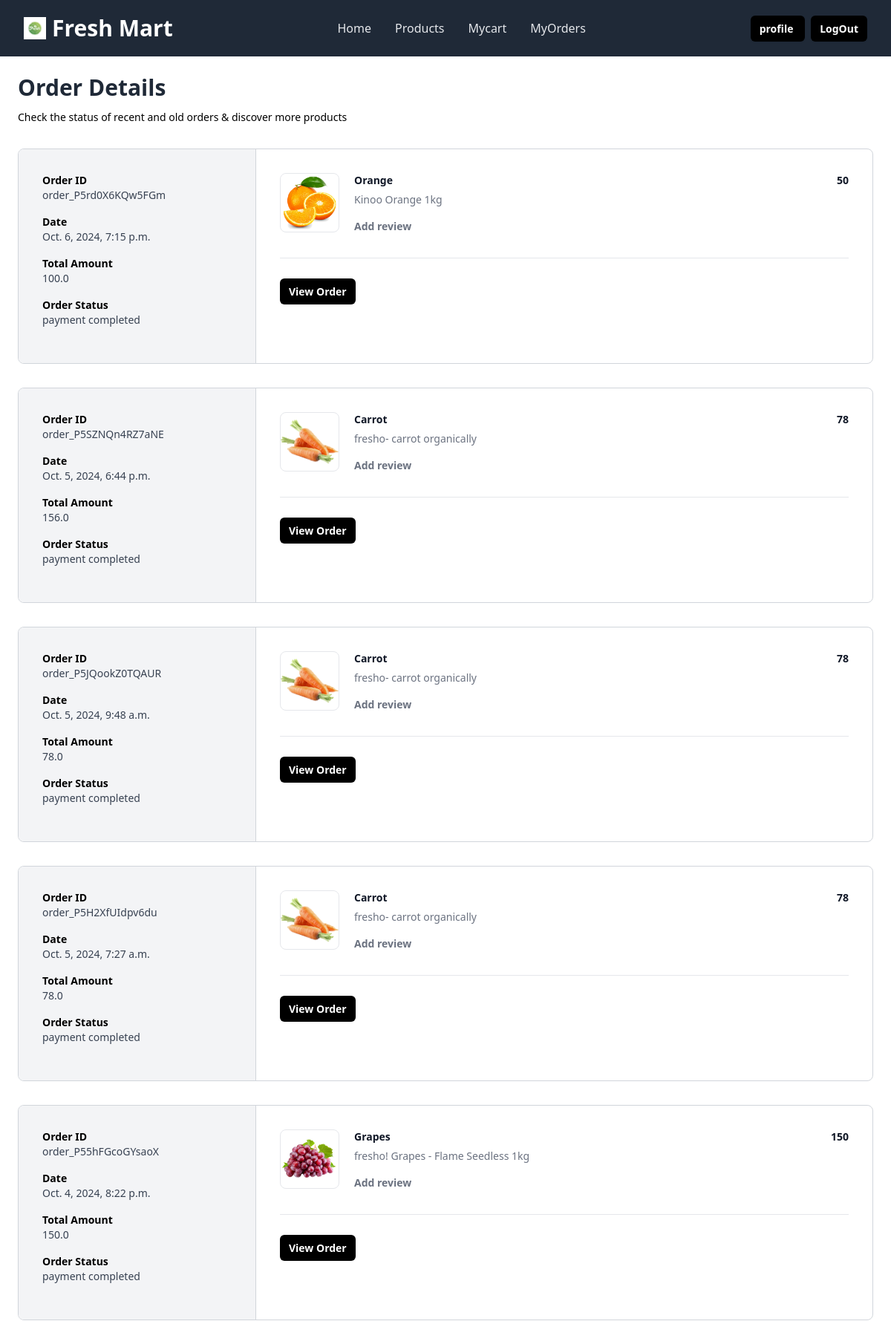
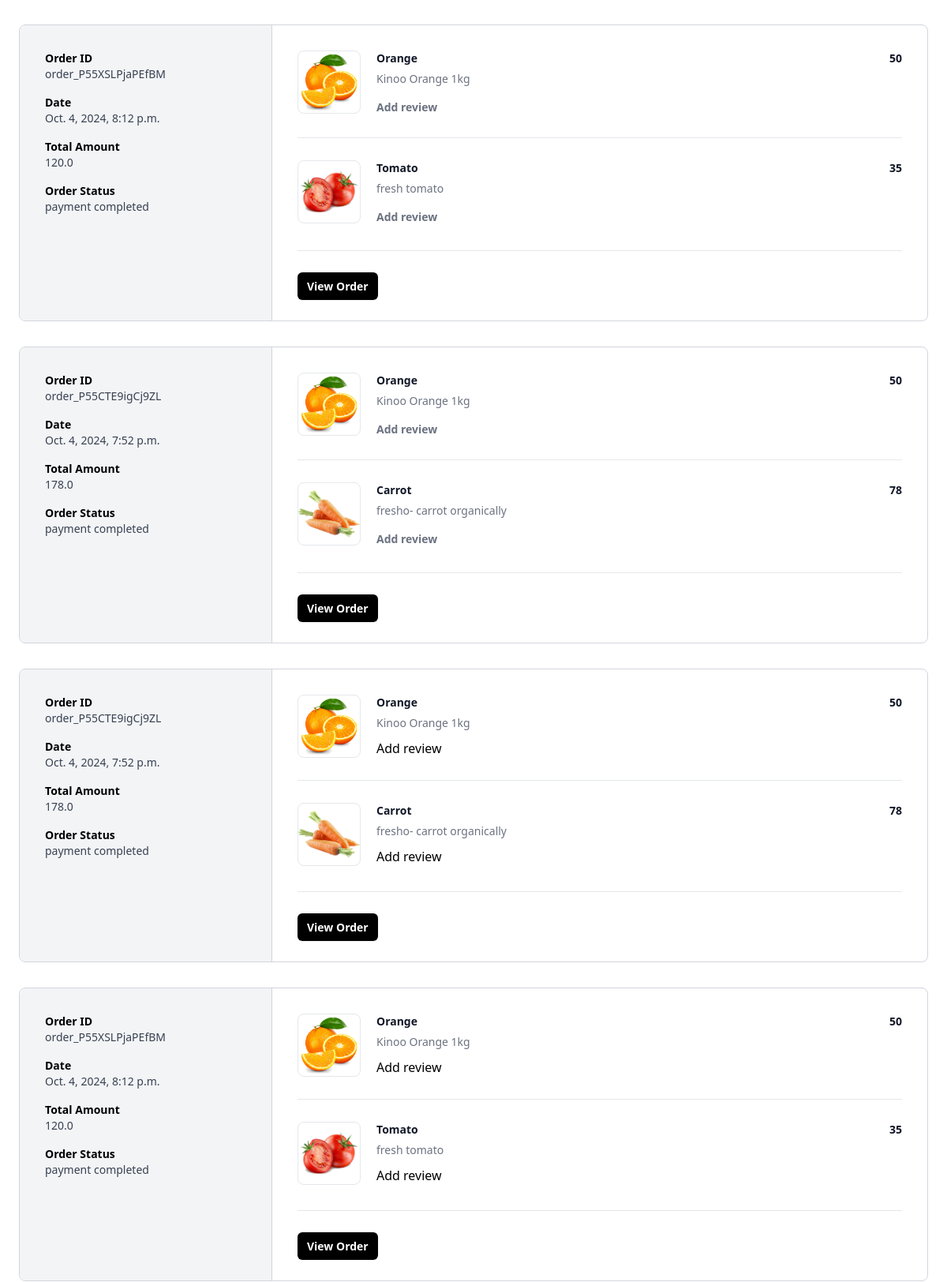
The page /order/summary/ (signed in, upper part) on the database its author committed (2 pictures, top to bottom).
### store/models.py (models this page shows, shortened)
class Ordersummary(models.Model):
    user_object=models.ForeignKey(User,on_delete=models.CASCADE,related_name="orders")
    product_objects=models.ManyToManyField(Product)
    order_id=models.CharField(max_length=200,null=True)
    payment_options=(
        ("cash","cash"),
        ("upi","upi")
    )
    payment_method=models.CharField(max_length=200,choices=payment_options,default="cash")
    name=models.CharField(max_length=200,null=True)
    address=models.CharField(max_length=200,null=True)
    pincode=models.CharField(max_length=6,null=True)
    phone=models.CharField(max_length=20,null=True,unique=True)
    is_paid=models.BooleanField(default=False)
    created_date=models.DateTimeField(auto_now_add=True)
    updated_date=models.DateTimeField(auto_now=True)
    is_active=models.BooleanField(default=True)
    total=models.FloatField(null=True)

class Product(models.Model):
    category_object=models.ForeignKey(Category,on_delete=models.CASCADE,related_name='Categories')
    product_image=models.ImageField(upload_to="product_images",default="/product_images/default.png")
    title=models.CharField(max_length=200)
    description=models.TextField(null=True)
    owner=models.ForeignKey(User,on_delete=models.CASCADE,related_name="prducts")
    price=models.PositiveIntegerField(null=True)
    created_date=models.DateTimeField(auto_now_add=True)
    updated_date=models.DateTimeField(auto_now=True)
    is_active=models.BooleanField(default=True)

### store/views.py (the view)
# urls.py: path("order/summary/",views.MyPurchaseView.as_view(),name='order-summary'),
@method_decorator(signin_required,name="dispatch")
class MyPurchaseView(View):
    model=Ordersummary
    context_object_name="orders"
    def get(self,request,*args,**kwargs):
        qs=Ordersummary.objects.filter(user_object=request.user,is_paid=True).order_by('-created_date')
        cod=Ordersummary.objects.filter(user_object=request.user,payment_method='cash')
        return render(request,"store/order_summary.html",{"orders":qs,"cod":cod})

### store/templates/store/order_summary.html
{%extends 'store/base.html'%}
{%block main_block%}
<div class="mx-auto my-4 max-w-6xl px-2 md:my-6 md:px-0">
    <h2 class="text-3xl font-bold font-extrabold text-gray-800">Order Details</h2>
    <div class="mt-3 text-sm">
      Check the status of recent and old orders &amp; discover more products
    </div>
    {%for or in orders%}
    <div class="mt-8 flex flex-col overflow-hidden rounded-lg border border-gray-300 md:flex-row">
        <div class="w-full border-r border-gray-300 bg-gray-100 md:max-w-xs">
          <div class="p-8">
            <div class="grid grid-cols-2 sm:grid-cols-4 md:grid-cols-1">
              <div class="mb-4">
                <div class="text-sm font-semibold">Order ID</div>
                <div class="text-sm font-medium text-gray-700">{{or.order_id}}</div>
              </div>
              <div class="mb-4">
                <div class="text-sm font-semibold">Date</div>
                <div class="text-sm font-medium text-gray-700">{{or.created_date}}</div>
              </div>
              <div class="mb-4">
                <div class="text-sm font-semibold">Total Amount</div>
                <div class="text-sm font-medium text-gray-700">{{or.total}}</div>
              </div>
              <div class="mb-4">
                <div class="text-sm font-semibold">Order Status</div>
                <div class="text-sm font-medium text-gray-700">
                    {% if or.is_paid%}
                         payment completed
                    {%else%}
                         payment pending
                    {%endif%}
                </div>
              </div>
            </div>
          </div>
        </div>
        <div class="flex-1">
          <div class="p-8">
            <ul class="-my-7 divide-y divide-gray-200">
             {%for p in or.product_objects.all%}
             <li class="flex flex-col justify-between space-x-5 py-7 md:flex-row">
              <div class="flex flex-1 items-stretch">
                <div class="flex-shrink-0">
                  <img
                    class="h-20 w-20 rounded-lg border border-gray-200 object-contain"
                    src="{{p.product_image.url}}"
                    alt=""
                  />
                </div>
                <div class="ml-5 flex flex-col justify-between">
                  <div class="flex-1">
                    <p class="text-sm font-bold text-gray-900">
                      {{p.title}}
                    </p>
                    <p class="mt-1.5 text-sm font-medium text-gray-500">{{p.description}}</p>
                  </div>
                  <p class="mt-4 text-sm font-bold text-gray-500">
                    <a href="{%url 'review-add' p.id %}">Add review</a>
                  </p>
                </div>
              </div>
              <div class="ml-auto flex flex-col items-end justify-between">
                <p class="text-right text-sm font-bold text-gray-900">{{p.price}}</p>
              </div>
            </li>
             {%endfor%}
            </ul>
            <hr class="my-8 border-t border-t-gray-200" />
            <div class="space-x-4">
              <a
              href=""
                type="button"
                class="rounded-md bg-black px-3 py-2 text-sm font-semibold text-white shadow-sm hover:bg-black/80 focus-visible:outline focus-visible:outline-2 focus-visible:outline-offset-2 focus-visible:outline-black"
              >
                View Order
              </a>
            </div>
          </div>
        </div>
      </div>
    {%endfor%}
    {%for c in cod%}
    <div class="mt-8 flex flex-col overflow-hidden rounded-lg border border-gray-300 md:flex-row">
        <div class="w-full border-r border-gray-300 bg-gray-100 md:max-w-xs">
          <div class="p-8">
            <div class="grid grid-cols-2 sm:grid-cols-4 md:grid-cols-1">
              <div class="mb-4">
                <div class="text-sm font-semibold">Order ID</div>
                <div class="text-sm font-medium text-gray-700">{{c.order_id}}</div>
              </div>
              <div class="mb-4">
                <div class="text-sm font-semibold">Date</div>
                <div class="text-sm font-medium text-gray-700">{{c.created_date}}</div>
              </div>
              <div class="mb-4">
                <div class="text-sm font-semibold">Total Amount</div>
                <div class="text-sm font-medium text-gray-700">{{c.total}}</div>
              </div>
              <div class="mb-4">
                <div class="text-sm font-semibold">Order Status</div>
                <div class="text-sm font-medium text-gray-700">
                    {% if c.is_paid%}
                         payment completed
                    {%else%}
                         payment pending
                    {%endif%}
                </div>
              </div>
            </div>
          </div>
        </div>
        <div class="flex-1">
          <div class="p-8">
            <ul class="-my-7 divide-y divide-gray-200">
             {%for p in c.product_objects.all%}
             <li class="flex flex-col justify-between space-x-5 py-7 md:flex-row">
              <div class="flex flex-1 items-stretch">
                <div class="flex-shrink-0">
                  <img
                    class="h-20 w-20 rounded-lg border border-gray-200 object-contain"
                    src="{{p.product_image.url}}"
                    alt=""
                  />
                </div>
                <div class="ml-5 flex flex-col justify-between">
                  <div class="flex-1">
                    <p class="text-sm font-bold text-gray-900">
                      {{p.title}}
                    </p>
                    <p class="mt-1.5 text-sm font-medium text-gray-500">{{p.description}}</p>
                  </div>
                  <p>
                    <a href="{%url 'review-add' p.id %}">Add review</a>
                  </p>
                </div>
              </div>
              <div class="ml-auto flex flex-col items-end justify-between">
                <p class="text-right text-sm font-bold text-gray-900">{{p.price}}</p>
              </div>
            </li>
             {%endfor%}
            </ul>
            <hr class="my-8 border-t border-t-gray-200" />
            <div class="space-x-4">
              <a
              href=""
                type="button"
                class="rounded-md bg-black px-3 py-2 text-sm font-semibold text-white shadow-sm hover:bg-black/80 focus-visible:outline focus-visible:outline-2 focus-visible:outline-offset-2 focus-visible:outline-black"
              >
                View Order
              </a>
            </div>
          </div>
        </div>
      </div>
    {%endfor%}
  </div>
{%endblock%}

### rows shown on the page
Ordersummary: order_id "order_P5rd0X6KQw5FGm", created_date "Oct. 6, 2024, 7:15 p.m.", total "100.0", is_paid "payment completed"
Product: product_image (picture), title "Orange", description "Kinoo Orange 1kg", price "50"
Ordersummary: order_id "order_P5SZNQn4RZ7aNE", created_date "Oct. 5, 2024, 6:44 p.m.", total "156.0", is_paid "payment completed"
Product: product_image (picture), title "Carrot", description "fresho- carrot organically", price "78"
Ordersummary: order_id "order_P5JQookZ0TQAUR", created_date "Oct. 5, 2024, 9:48 a.m.", total "78.0", is_paid "payment completed"
Ordersummary: order_id "order_P5H2XfUIdpv6du", created_date "Oct. 5, 2024, 7:27 a.m.", total "78.0", is_paid "payment completed"
Ordersummary: order_id "order_P55hFGcoGYsaoX", created_date "Oct. 4, 2024, 8:22 p.m.", total "150.0", is_paid "payment completed"
Product: product_image (picture), title "Grapes", description "fresho! Grapes - Flame Seedless 1kg", price "150"
Ordersummary: order_id "order_P55XSLPjaPEfBM", created_date "Oct. 4, 2024, 8:12 p.m.", total "120.0", is_paid "payment completed"
Product: product_image (picture), title "Tomato", description "fresh tomato", price "35"
Ordersummary: order_id "order_P55CTE9igCj9ZL", created_date "Oct. 4, 2024, 7:52 p.m.", total "178.0", is_paid "payment completed"
